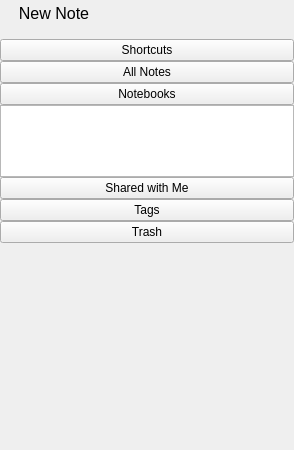
<?xml version="1.0" encoding="UTF-8"?>
<ui version="4.0">
 <class>WidgetTreeView</class>
 <widget class="QWidget" name="WidgetTreeView">
  <property name="geometry">
   <rect>
    <x>0</x>
    <y>0</y>
    <width>294</width>
    <height>450</height>
   </rect>
  </property>
  <layout class="QVBoxLayout" name="verticalLayout">
   <property name="spacing">
    <number>0</number>
   </property>
   <property name="leftMargin">
    <number>0</number>
   </property>
   <property name="topMargin">
    <number>0</number>
   </property>
   <property name="rightMargin">
    <number>0</number>
   </property>
   <property name="bottomMargin">
    <number>0</number>
   </property>
   <item>
    <layout class="QHBoxLayout" name="horizontalLayout">
     <property name="leftMargin">
      <number>6</number>
     </property>
     <property name="bottomMargin">
      <number>12</number>
     </property>
     <item>
      <widget class="QPushButton" name="btNewNote">
       <property name="font">
        <font>
         <pointsize>12</pointsize>
        </font>
       </property>
       <property name="styleSheet">
        <string notr="true">QPushButton:hover {
font: bold;
border: 1px solid rgb(24, 103, 155);
border-radius: 5px;
}
QPushButton:pressed {
font: bold;
border: 1px solid rgb(24, 103, 155);
border-radius: 5px;
background-color: rgb(20, 153, 240);
}
</string>
       </property>
       <property name="text">
        <string>  New Note  </string>
       </property>
       <property name="icon">
        <iconset resource="resources.qrc">
         <normaloff>:/plus</normaloff>:/plus</iconset>
       </property>
       <property name="iconSize">
        <size>
         <width>32</width>
         <height>32</height>
        </size>
       </property>
       <property name="flat">
        <bool>true</bool>
       </property>
      </widget>
     </item>
     <item>
      <spacer name="horizontalSpacer">
       <property name="orientation">
        <enum>Qt::Horizontal</enum>
       </property>
       <property name="sizeHint" stdset="0">
        <size>
         <width>40</width>
         <height>20</height>
        </size>
       </property>
      </spacer>
     </item>
    </layout>
   </item>
   <item>
    <widget class="QScrollArea" name="scrollArea">
     <property name="styleSheet">
      <string notr="true">QScrollBar:vertical {
	border: none;
	background: rgb(75, 75, 75);
	width: 14px;
	margin: 15px 0 15px 0;
	border-radius: 0px;
}</string>
     </property>
     <property name="frameShape">
      <enum>QFrame::NoFrame</enum>
     </property>
     <property name="verticalScrollBarPolicy">
      <enum>Qt::ScrollBarAsNeeded</enum>
     </property>
     <property name="sizeAdjustPolicy">
      <enum>QAbstractScrollArea::AdjustToContents</enum>
     </property>
     <property name="widgetResizable">
      <bool>true</bool>
     </property>
     <widget class="QWidget" name="scrollAreaWidgetContents">
      <property name="geometry">
       <rect>
        <x>0</x>
        <y>0</y>
        <width>294</width>
        <height>397</height>
       </rect>
      </property>
      <layout class="QVBoxLayout" name="verticalLayout_2">
       <property name="spacing">
        <number>0</number>
       </property>
       <property name="leftMargin">
        <number>0</number>
       </property>
       <property name="topMargin">
        <number>0</number>
       </property>
       <property name="rightMargin">
        <number>0</number>
       </property>
       <property name="bottomMargin">
        <number>0</number>
       </property>
       <item>
        <widget class="WidgetTreeButton" name="tbShortcuts">
         <property name="text">
          <string>Shortcuts</string>
         </property>
         <property name="icon">
          <iconset resource="resources.qrc">
           <normaloff>:/shortcut</normaloff>:/shortcut</iconset>
         </property>
        </widget>
       </item>
       <item>
        <widget class="WidgetTreeButton" name="tbAllNotes">
         <property name="text">
          <string>All Notes</string>
         </property>
         <property name="icon">
          <iconset resource="resources.qrc">
           <normaloff>:/notes</normaloff>:/notes</iconset>
         </property>
        </widget>
       </item>
       <item>
        <widget class="WidgetTreeButton" name="tbNotebooks">
         <property name="text">
          <string>Notebooks</string>
         </property>
         <property name="icon">
          <iconset resource="resources.qrc">
           <normaloff>:/notebook</normaloff>:/notebook</iconset>
         </property>
        </widget>
       </item>
       <item>
        <widget class="QTreeView" name="treeNotebooks">
         <property name="sizePolicy">
          <sizepolicy hsizetype="Expanding" vsizetype="Fixed">
           <horstretch>0</horstretch>
           <verstretch>0</verstretch>
          </sizepolicy>
         </property>
         <property name="verticalScrollBarPolicy">
          <enum>Qt::ScrollBarAlwaysOff</enum>
         </property>
         <property name="sizeAdjustPolicy">
          <enum>QAbstractScrollArea::AdjustToContents</enum>
         </property>
         <property name="autoScroll">
          <bool>false</bool>
         </property>
         <property name="rootIsDecorated">
          <bool>true</bool>
         </property>
         <property name="uniformRowHeights">
          <bool>true</bool>
         </property>
         <property name="headerHidden">
          <bool>true</bool>
         </property>
        </widget>
       </item>
       <item>
        <widget class="WidgetTreeButton" name="tbShared">
         <property name="text">
          <string>Shared with Me</string>
         </property>
         <property name="icon">
          <iconset resource="resources.qrc">
           <normaloff>:/shared</normaloff>:/shared</iconset>
         </property>
        </widget>
       </item>
       <item>
        <widget class="WidgetTreeButton" name="tbTags">
         <property name="text">
          <string>Tags</string>
         </property>
         <property name="icon">
          <iconset resource="resources.qrc">
           <normaloff>:/tag</normaloff>:/tag</iconset>
         </property>
        </widget>
       </item>
       <item>
        <widget class="WidgetTreeButton" name="tbTrash">
         <property name="text">
          <string>Trash</string>
         </property>
         <property name="icon">
          <iconset resource="resources.qrc">
           <normaloff>:/trash</normaloff>:/trash</iconset>
         </property>
        </widget>
       </item>
       <item>
        <spacer name="verticalSpacer">
         <property name="orientation">
          <enum>Qt::Vertical</enum>
         </property>
         <property name="sizeHint" stdset="0">
          <size>
           <width>20</width>
           <height>40</height>
          </size>
         </property>
        </spacer>
       </item>
      </layout>
     </widget>
    </widget>
   </item>
  </layout>
 </widget>
 <customwidgets>
  <customwidget>
   <class>WidgetTreeButton</class>
   <extends>QPushButton</extends>
   <header>WidgetTreeButton.h</header>
  </customwidget>
 </customwidgets>
 <resources>
  <include location="resources.qrc"/>
 </resources>
 <connections/>
</ui>
